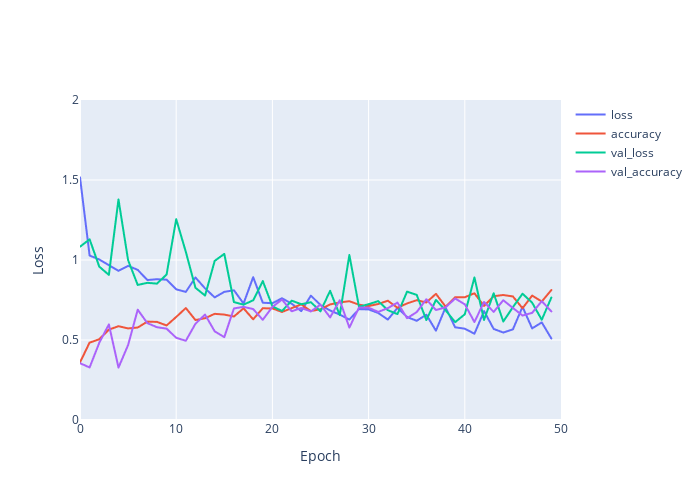

This figure's notebook cell:
### Code cell
# 'flandre_scarlet'
# 'hakurei_reimu'
# 'komeiji_koishi'

# image: 64x64x3 ALL IMAGES

from tensorflow.keras.optimizers import SGD

model = Sequential()
model.add(Dense(2048, input_shape=(12288,), activation="relu"))
model.add(Dense(1024, activation="relu"))
model.add(Dense(256, activation="relu"))
model.add(Dense(len(lb.classes_), activation="softmax"))

# Скорость обучения
INIT_LR = 0.01

# Количество эпох
EPOCHS = 50

# Размер батча
BATCH_SIZE = 400

model, history = trainModel(model, EPOCHS, BATCH_SIZE, SGD(INIT_LR))
